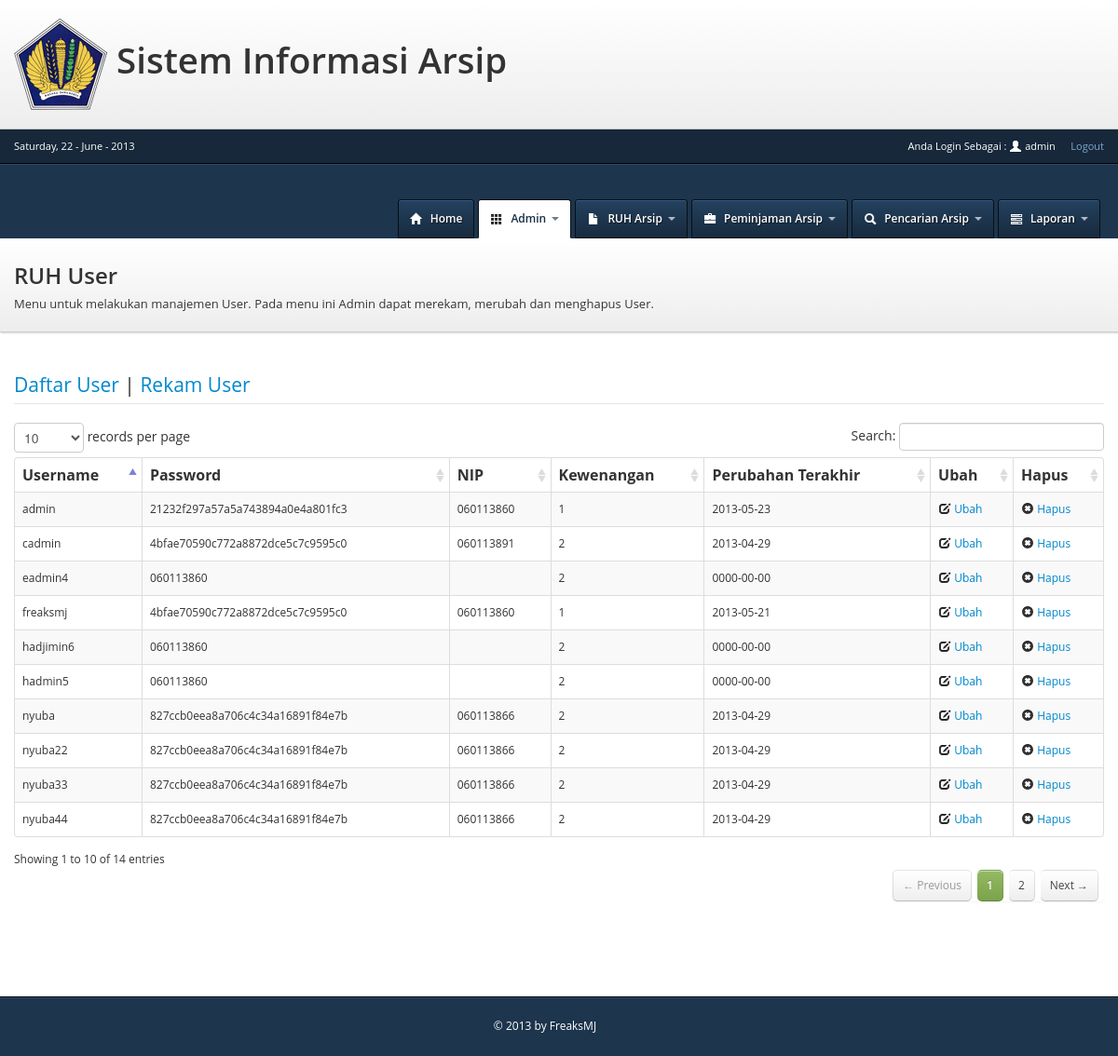
Screenshot of /view/user.php (signed in) with the database file from the repository.
### tables this page shows
CREATE TABLE IF NOT EXISTS `users` (
  `user_id` int(11) NOT NULL AUTO_INCREMENT,
  `username` varchar(15) NOT NULL,
  `password` varchar(255) NOT NULL,
  `NIP` varchar(30) NOT NULL,
  `role` int(11) DEFAULT NULL,
  `input_date` date NOT NULL,
  `last_update` date NOT NULL,
  PRIMARY KEY (`user_id`)
);

### class/user.php (called while the page is built, shortened)
<?php
include_once('../config/class.database.php');
class User{
	public $db1;
	function __construct(){
		$connect = new Database();
		$this->db1 = $connect->connectdb1();
	}
	function getAllUser(){
		$query=$this->db1->query("SELECT*FROM users");
		$jml_data=$query->rowCount();
		if($jml_data>=1){
			$hasil=$query->fetchAll();
			return $hasil;
		}else{
			return $jml_data;
		}
	}
}
?>

### config/class.database.php (called while the page is built, shortened)
<?php
class Database {
	public $host_sitia	="localhost";
	public $user_sitia	="root";
	public $pass_sitia	="";
	public $db_sitia	="sitia";
	public $host_sp2d	="localhost:3355";
	public $user_sp2d	="administrator";
	public $pass_sp2d 	="A02AE24A8CC3A3B233C3456EAB5D85631720572DE5C3E45A30C70833A855A993administrator";
	public $db_sp2d		="sqldb12";
	public function connectdb1(){
		try{
			$this->dbh_sitia = new PDO("mysql:host=$this->host_sitia;dbname=$this->db_sitia",$this->user_sitia,$this->pass_sitia);
			return $this->dbh_sitia;
		}catch(PDOException $e){
			return $e->getMessage();
		}
	}
	public function connectdb2(){
		try{
			$this->dbh_sp2d = new PDO("mysql:host=$this->host_sp2d;dbname=$this->db_sp2d",$this->user_sp2d,$this->pass_sp2d);
			return $this->dbh_sp2d;
		}catch(PDOException $e){
			return $e->getMessage();
		}
	}
}
?>

### controller/userController.php (called while the page is built, shortened)
<?php
	include_once('../class/user.php');
	$user= new User();
	$all=$user->getAllUser();
?>

### view/user.php (the view, shortened to what this page needs)
<?php
include_once ('topbar.php');
include_once ('../controller/userController.php');
?>
<!DOCTYPE html>
<html>
 <head>
	<link type="text/css" rel="stylesheet" href="../includes/css/bootstrap.css">
	<link type="text/css" rel="stylesheet" href="../includes/css/application.css">
	<link type="text/css" rel="stylesheet" href="../includes/datepicker/css/datepicker.css">
	<link type="text/css" rel="stylesheet" href="../includes/DT/css/DT_bootstrap.css">
 </head>
<body>
<div id="header">
	<div class="container">
		<a href="index.php" class="brand">Dashboard Admin</a>
		<div class="nav-collapse">
			<ul id="main-nav" class="nav pull-right">
				<li>
					<a href="index.php">
						<i class="icon-home icon-white"></i>
						<span>Home</span>
					</a>
				</li>
				<?php
				if(isset($_SESSION['login'])&& $_SESSION['level']==1){
				?>
				<li class="dropdown active">
					<a href="javascript:;" class="dropdown-toggle" data-toggle="dropdown">
						<i class="icon-th"></i>
						<span>Admin</span>
						<b class="caret"></b>
					</a>
				</li>
				<?php
				}
				?>
				<li class="dropdown">
					<a href="javascript:;" class="dropdown-toggle" data-toggle="dropdown">
						<i class="icon-file icon-white"></i>
						<span>RUH Arsip</span>
						<b class="caret"></b>
					</a>
				</li>
				<li class="dropdown">
					<a href="javascript:;" class="dropdown-toggle" data-toggle="dropdown">
						<i class="icon-briefcase icon-white"></i>
						<span>Peminjaman Arsip</span>
						<b class="caret"></b>
					</a>
				</li>
				<li class="dropdown">
					<a href="search.php">
						<i class="icon-search icon-white"></i>
						<span>Pencarian Arsip</span>
						<b class="caret"></b>
					</a>
				</li>
				<li class="dropdown">
					<a href="javascript:;" class="dropdown-toggle" data-toggle="dropdown">
						<i class="icon-tasks icon-white"></i>
						<span>Laporan</span>
						<b class="caret"></b>
					</a>
				</li>
			</ul>
		</div>
	</div>
</div>
<div id="masthead">
	<div class="container">
		<div class="masthead-pad">
			<div class="masthead-text">
				<h2>RUH User</h2>
				<p>Menu untuk melakukan manajemen User. Pada menu ini Admin dapat merekam, merubah dan menghapus User.</p>
			</div>
		</div>
	</div>
</div>
<?php
$modul=$_GET['modul'];
switch($modul){
    default :
?>
<div id="content">
	<div class="container">
	<div id="legend">
	  <legend class=""><a href="user.php">Daftar User</a> | <a href="user.php?modul=tambah">Rekam User</a></legend>
	</div>
	<table cellpadding="0" cellspacing="0" border="0" class="table table-striped table-bordered" id="example">
	<thead>
		<tr>
			<th>Username</th>
			<th>Password</th>
			<th>NIP</th>
			<th>Kewenangan</th>
			<th>Perubahan Terakhir</th>
			<th>Ubah</th>
			<th>Hapus</th>
		</tr>
	</thead>
	<tbody>
<?php
	if($all!=0){
	foreach($all as $display){
			echo "<tr>";
			echo "<td>".$display['username']."</td>";
			echo "<td>".$display['password']."</td>";
			echo "<td>".$display['NIP']."</td>";
			echo "<td>".$display['role']."</td>";
			echo "<td>".$display['last_update']."</td>";
			echo "<td>
					<a href=\"user.php?modul=ubah&id=".$display['user_id']."\">
						<i class=\"icon-edit\"></i>
						<span>Ubah</span>
					</a>
				  </td>";
			echo "<td>
					<a href=\"user.php?delete=".$display['user_id']."\" data-confirm='Anda Yakin Akan menghapus User : ".$display['username']." ?'>
						<i class=\"icon-remove-sign\"></i>
						<span>Hapus</span>
					</a>
				  </td>";
	}
?>
	</tbody>
<?php
	}else{
		echo "<div class=\"alert alert-error\">
				  Data Tidak Ada
				  <buttontype=\"button\" class=\"close\" data-dismiss=\"alert\">&times;</button>
				</div>";
	}
?>
</table>
	</div>
</div>
<?php
break;
?>
<?php
}
?>
<?php
include("footer.php");
?>
 </body>
</html>

### includes/css/application.css (style rules this page uses)
h1, h2, h3, h4, h5, h6 { margin-top: 0; font-weight: 600; }
h2 { font-size: 24px; }
p { margin-bottom: 1.5em; }
.container { position: relative; }
body { font: 12px/1.7em 'Open Sans', arial, sans-serif; background: #FFF; }
html, body { height: 100%; }
#header { position: relative; z-index: 91; height: 80px; background: #1d354d; -webkit-box-shadow: inset 0 1px 0 #28496b; -moz-box-shadow: inset 0 1px 0 #28496b; box-shadow: inset 0 1px 0 #28496b; }
#header .container { position: relative; height: 80px; }
#header .brand { position: relative; top: 24px; display: block; overflow: hidden; width: 280px; height: 32px; margin-right: .75em; color: #FFF; font-size: 18px; font-weight: 600; line-height: 600; background: url(../img/logo.png) no-repeat 0 0; text-shadow: 1px 1px 2px rgba(0, 0, 0, 0.5); }
#main-nav { position: relative; display: inline-block; padding: 0; margin-top: 6px; margin-right: 0; margin-bottom: 0; }
#main-nav > li { float: left; padding: 0; margin: 0 4px 0 0; list-style: none; }
#main-nav > li > a { padding: 10px 12px; font-size: 12px; font-weight: 600; color: #ffffff; background: transparent; border: 1px solid transparent; -webkit-border-top-right-radius: 3px; -webkit-border-bottom-right-radius: 0; -webkit-border-bottom-left-radius: 0; -webkit-border-top-left-radius: 3px; -moz-border-radius-topright: 3px; -moz-border-radius-bottomright: 0; -moz-border-radius-bottomleft: 0; -moz-border-radius-topleft: 3px; border-top-right-radius: 3px; border-bottom-right-radius: 0; border-bottom-left-radius: 0; border-top-left-radius: 3px; -moz-background-clip: padding; -webkit-background-clip: padding-box; background-clip: padding-box; text-shadow: 1px 1px 1px rgba(0, 0, 0, 0.6); }
#main-nav > li > a, #main-nav > li > a:hover, #main-nav > li.open > a { color: #ffffff; text-decoration: none; background-color: #1f3852; background-image: -moz-linear-gradient(top, #24415f, #172b3e); background-image: -webkit-gradient(linear, 0 0, 0 100%, from(#24415f), to(#172b3e)); background-image: -webkit-linear-gradient(top, #24415f, #172b3e); background-image: -o-linear-gradient(top, #24415f, #172b3e); background-image: linear-gradient(to bottom, #24415f, #172b3e); background-repeat: repeat-x; filter: progid:DXImageTransform.Microsoft.gradient(startColorstr='#ff24415f', endColorstr='#ff172b3e', GradientType=0); border: 1px solid #080f15; -webkit-box-shadow: inset 0 1px 0 #325b85; -moz-box-shadow: inset 0 1px 0 #325b85; box-shadow: inset 0 1px 0 #325b85; }
#main-nav > li.active > a { color: #192d42; background: #ffffff; filter: none !important; border-bottom-color: #ffffff; -webkit-box-shadow: none; -moz-box-shadow: none; box-shadow: none; text-shadow: none; }
#main-nav > li > a > i { position: relative; top: 1px; padding-right: .35em; font-size: 14px; }
#main-nav .caret { margin-top: 8px; margin-left: .25em; border-top-color: #FFF; opacity: 0.65; filter: alpha(opacity=65); }
#main-nav .active .dropdown-toggle .caret { border-top-color: #1d354d; }
#masthead { width: 100%; padding: 20px 0; color: #333333; background-color: #f8f8f8; background-image: -moz-linear-gradient(top, #ffffff, #ededed); background-image: -webkit-gradient(linear, 0 0, 0 100%, from(#ffffff), to(#ededed)); background-image: -webkit-linear-gradient(top, #ffffff, #ededed); background-image: -o-linear-gradient(top, #ffffff, #ededed); background-image: linear-gradient(to bottom, #ffffff, #ededed); background-repeat: repeat-x; filter: progid:DXImageTransform.Microsoft.gradient(startColorstr='#ffffffff', endColorstr='#ffededed', GradientType=0); border-bottom: 1px solid #c9c9c9; -webkit-box-shadow: 1px 1px 2px rgba(0, 0, 0, 0.15); -moz-box-shadow: 1px 1px 2px rgba(0, 0, 0, 0.15); box-shadow: 1px 1px 2px rgba(0, 0, 0, 0.15); text-shadow: 1px 1px 2px #FFF; }
#masthead h1, #masthead h2, #masthead h3, #masthead h4, #masthead h5, #masthead h6 { margin-top: 0; margin-bottom: 0; font-weight: 600; }
#masthead p { margin-bottom: 0; font-size: 13px; }
#masthead .masthead-pad { display: table; width: 100%; }
#masthead .masthead-pad .masthead-text { display: table-cell; vertical-align: top; }
#content { margin-top: 3em; margin-bottom: 8em; }

### rows the page displays
users: username "admin", password "21232f297a57a5a743894a0e4a801fc3", NIP "060113860", role "1", last_update "2013-05-23"
users: username "cadmin", password "4bfae70590c772a8872dce5c7c9595c0", NIP "060113891", role "2", last_update "2013-04-29"
users: username "eadmin4", password "060113860", role "2", last_update "0000-00-00"
users: username "hadmin5", password "060113860", role "2", last_update "0000-00-00"
users: username "nyuba", password "827ccb0eea8a706c4c34a16891f84e7b", NIP "060113866", role "2", last_update "2013-04-29"
users: username "nyuba22", password "827ccb0eea8a706c4c34a16891f84e7b", NIP "060113866", role "2", last_update "2013-04-29"
users: username "nyuba33", password "827ccb0eea8a706c4c34a16891f84e7b", NIP "060113866", role "2", last_update "2013-04-29"
users: username "nyuba44", password "827ccb0eea8a706c4c34a16891f84e7b", NIP "060113866", role "2", last_update "2013-04-29"
users: username "hadjimin6", password "060113860", role "2", last_update "0000-00-00"
users: username "freaksmj", password "4bfae70590c772a8872dce5c7c9595c0", NIP "060113860", role "1", last_update "2013-05-21"

### other values shown
$my_t[weekday] "Saturday"
$my_t[mday] "22"
$my_t[month] "June"
$my_t[year] "2013"
$_SESSION['username'] "admin"
